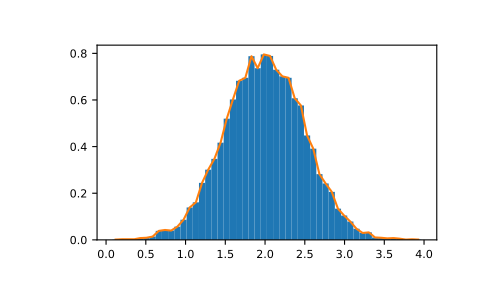

This chart was generated by the following Python code:
import numpy as np
rg = np.random.default_rng(1)
import matplotlib.pyplot as plt
# Build a vector of 10000 normal deviates with variance 0.5^2 and mean 2
mu, sigma = 2, 0.5
v = rg.normal(mu, sigma, 10000)
# Plot a normalized histogram with 50 bins
plt.hist(v, bins=50, density=1)       # matplotlib version (plot)
# Compute the histogram with numpy and then plot it
(n, bins) = np.histogram(v, bins=50, density=True)  # NumPy version (no plot)
plt.plot(.5 * (bins[1:] + bins[:-1]), n)
